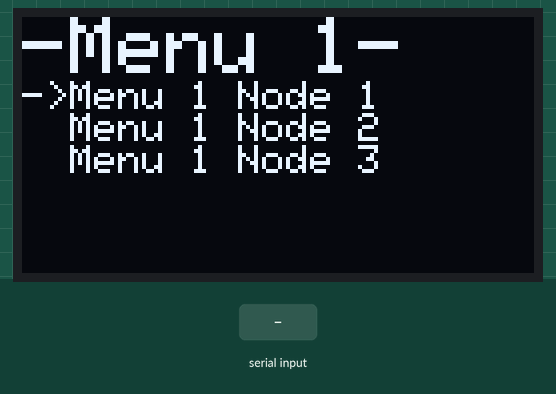
Recording of a sketch running on a simulated Arduino Uno, built with avr-gcc and run on an emulated ATmega328P. On the bench: 128×64 one-colour display. The test bench sets the inputs (shaded band).

Above: at 1.2 s.
1.3 s: "c\n" received over Serial
At 2.6 s:
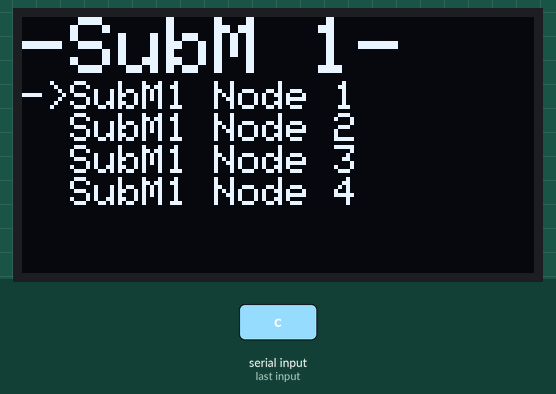
3.0 s: byte 100 ('d') received over Serial
At 3.9 s:
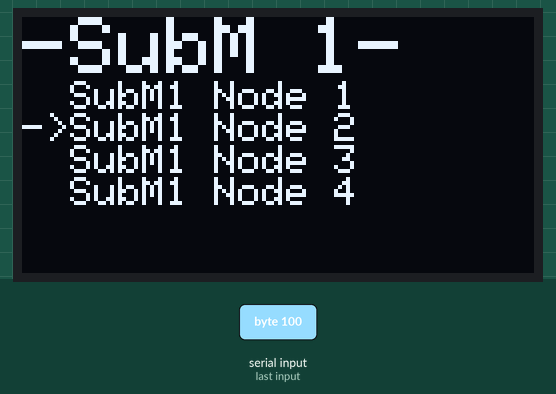
4.7 s: "d\n" received over Serial
At 6.3 s:
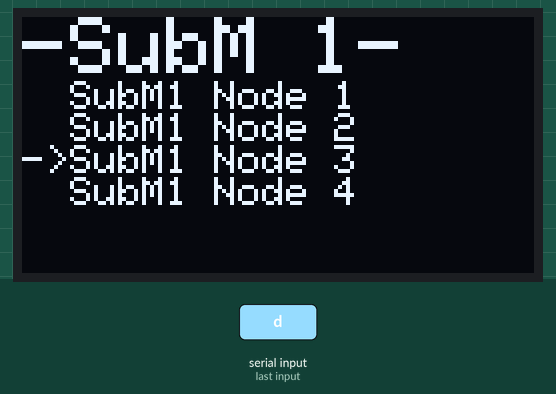
7.8 s: "b\n" received over Serial
At 8.6 s:
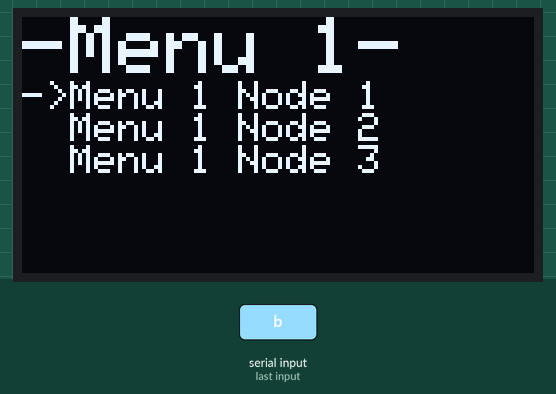
Timing chart, 0 to 10.5 s (numbered marks = the images above; inputs shaded):
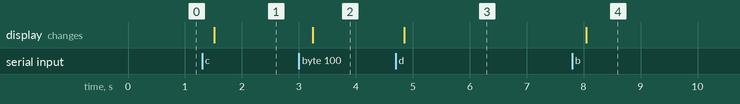

The sketch:

OLED_Menu_2.ino
```cpp
#include <Wire.h>
#include <Adafruit_SSD1306.h>
//#include <Arduino.h>

// -------------------------------------------------------------------------------------------------------------------- //
// --------------------------- /    \   / ___/  / ___/  /_  _/  / \  / /  / ___/  / ____/ ----------------------------- //
// -------------------------- / /_\ /  / __/   / __/     / /   / /\\/ /  / __/    \__ \  ------------------------------ //
// ------------------------- /_____/  /____/  /_/      /___/  /_/  \_/  /____/  /_____/ ------------------------------- //
// -------------------------------------------------------------------------------------------------------------------- //

#define MAX_CHAR        16
#define MAX_NODES       6
#define MAX_MENUS       10

#define SUB_MENU        1
#define ACT_MENU        2

#define MENU            0
#define NODE            1

#define SCREEN_WIDTH 128 // OLED display width, in pixels
#define SCREEN_HEIGHT 64 // OLED display height, in pixels

// Declaration for an SSD1306 display connected to I2C (SDA, SCL pins)
#define OLED_RESET     -1 // Reset pin # (or -1 if sharing Arduino reset pin)
Adafruit_SSD1306 display(SCREEN_WIDTH, SCREEN_HEIGHT, &Wire, OLED_RESET);


// -------------------------------------------------------------------------------------------------------------------- //
// ----------------------------- / ___/  / /     / _\      / ____/  / ____/  / ___/  / ____/ -------------------------- //
// ---------------------------- / /__   / /__   / /_\\     \__ \    \__ \   / __/    \__ \  --------------------------- //
// --------------------------- /____/  /____/  /_/   \\  /_____/  /_____/  /____/  /_____/ ---------------------------- //
// -------------------------------------------------------------------------------------------------------------------- //

// Holds each individual node name and function
class menuNode
{
// -------------------------------------------------------------------------------------------------------------------- //
// ----------------------------------------------------- PUBLIC ------------------------------------------------------- //
// -------------------------------------------------------------------------------------------------------------------- //
  public:
  char name[MAX_CHAR];

  // Tells if a node triggers an action or opens another menu
  char nodeType = 0;

  // Stores the menu that the node might call if it is configured as a submenu node
  char menuCall = 0;

  // The function pointer for the node if is configured as an action node
  void (*choose)(void);

  void config(char * namePtr, char type, void (*functPtr) (void))
  {
    this->nodeType = type;

    this->setName(namePtr);

    this->choose = functPtr;


  }

  void setName(char * namePtr)
  {
    strcpy(this->name, namePtr);
  }

  void link(char menuNum)
  {
    this->menuCall = menuNum;
  }


};


// Keeps track of the nodes in each menu and holds the information together for
// organizational purposes
class menu
{
  public:
  char name[MAX_CHAR];

  menuNode node[MAX_NODES];

  char nodeCount = 0;

  char backLink[2];

  void addNode(char * nodeName, char nodeType, void (*functPtr) (void))
  {
    node[nodeCount].config(nodeName, nodeType, functPtr);

    nodeCount++;

  }


  void setName(char * namePtr)
  {
    strcpy(this->name, namePtr);
  }

  // Displays the contents of a menu
  void build(char index)
  {
    display.clearDisplay();
    display.setTextColor(WHITE); // Draw white text
    display.setCursor(0, 0);     // Start at top-left corner


    // Display the menu title
    display.setTextSize(2);      // Normal 1:1 pixel scale
    display.write("-");
    display.write(this->name);
    display.write("-\n");


    //Serial.print("--- ");
    //Serial.print(this->name);
    //Serial.println(" ---");

    display.setTextSize(1);      // Normal 1:1 pixel scale

    for(int i = 0; i < MAX_NODES; i++)
    {
      if(this->node[i].nodeType)
      {
        // Display menu name to OLED and console
        if(i == index)
        {
          display.write("->");

          //Serial.print("->");
        }
        else
        {
          display.write("  ");

          //Serial.print("  ");
        }
        display.write(this->node[i].name);
        display.write("\n");

        //Serial.println(this->node[i].name);
      }
    }

    display.display();
  }

};

// Holds all of the menus and keeps track of user input and indexing
// also builds/displays the menus
class menuFrame
{
  public:
  // Keeps track of the up/down position on the menu
  menu menuList[MAX_MENUS];

  char choiceIndex = 0;

  char currentMenu = 0;
  char configIndex = 0;
  char nodeLinkIndex = 0;

  void build()
  {
    menuList[currentMenu].build(this->choiceIndex);
  }

  void addMenu (char * menuName, char index)
  {
    menuList[index].setName(menuName);

    configIndex = index;
  }

  void addNode(char * nodeName, char nodeType, void (*functPtr) (void))
  {
    this->menuList[configIndex].addNode(nodeName, nodeType, functPtr);

    this->nodeLinkIndex = this->menuList[configIndex].nodeCount - 1;
  }

  void linkNode(char menuNum)
  {
    // Add the menu a node directs to
    this->menuList[configIndex].node[nodeLinkIndex].link(menuNum);

    // Create a back reference to the parent node of a menu
    this->menuList[menuNum].backLink[MENU] = this->configIndex;
    this->menuList[menuNum].backLink[NODE] = this->nodeLinkIndex;
  }


  void up()
  {
    // If the index is greater than zero, decrement it (top choice is zero)
    if(choiceIndex)
    {
    this->choiceIndex--;
    }
  }

  void down()
  {
    // If the index is less than the menu size, then increment the index (last option is largest value)
    if(choiceIndex < menuList[currentMenu].nodeCount - 1)
    {
    this->choiceIndex++;
    }
  }

  void choose()
  {
    switch(this->menuList[currentMenu].node[choiceIndex].nodeType)
    {
      case SUB_MENU:
      // Change the active menu to that of the node's linked menu number
      this->currentMenu = this->menuList[currentMenu].node[choiceIndex].menuCall;
      // Reset the choice index to zero
      this->choiceIndex = 0;
      break;

      case ACT_MENU:
      // Activate the linked function for the node
      this->menuList[currentMenu].node[choiceIndex].choose();
      break;
    }
  }

  void back()
  {
    this->choiceIndex = this->menuList[currentMenu].backLink[NODE];
    this->currentMenu = this->menuList[currentMenu].backLink[MENU];
  }

};

// -------------------------------------------------------------------------------------------------------------------- //
// -------------------  / ___/  / / //  / \  / /  / ___/ /__  __/  /_  _/  / __  /  / \  / /  / ____/ ----------------- //
// ------------------  / __/   / /_//  / /\\/ /  / /__     / /      / /   / /_/ /  / /\\/ /   \__ \ ------------------- //
// -----------------  /_/     /____/  /_/  \_/  /____/    /_/     /___/  /_____/  /_/  \_/  /_____/ ------------------- //
// -------------------------------------------------------------------------------------------------------------------- //


menuFrame mainMenu;


void setup()
{
  Serial.begin(115200);


  // SSD1306_SWITCHCAPVCC = generate display voltage from 3.3V internally
  if(!display.begin(SSD1306_SWITCHCAPVCC, 0x3C)) {
    Serial.println(F("SSD1306 allocation failed"));
    for(;;); // Don't proceed, loop forever
  }

  display.cp437(true);         // Use full 256 char 'Code Page 437' font

  display.clearDisplay();


  //Main menu
  mainMenu.addMenu("Menu 1", 0);
  mainMenu.addNode("Menu 1 Node 1", SUB_MENU, NULL);
  mainMenu.linkNode(1);

  mainMenu.addNode("Menu 1 Node 2", SUB_MENU, NULL);
  mainMenu.linkNode(2);


  mainMenu.addNode("Menu 1 Node 3", SUB_MENU, NULL);
  mainMenu.linkNode(3);


  //Submenu 1
  mainMenu.addMenu("SubM 1", 1);
  mainMenu.addNode("SubM1 Node 1", ACT_MENU, &testFunct);
  mainMenu.addNode("SubM1 Node 2", ACT_MENU, &testFunct);
  mainMenu.addNode("SubM1 Node 3", ACT_MENU, &testFunct);
  mainMenu.addNode("SubM1 Node 4", ACT_MENU, &testFunct);

  //Submenu 2
  mainMenu.addMenu("SubM 2", 2);
  mainMenu.addNode("SubM2 Node 1", ACT_MENU, &testFunct);
  mainMenu.addNode("SubM2 Node 2", ACT_MENU, &testFunct);
  mainMenu.addNode("SubM2 Node 3", ACT_MENU, &testFunct);
  mainMenu.addNode("SubM2 Node 4", ACT_MENU, &testFunct);
  mainMenu.addNode("SubM2 Node 5", ACT_MENU, &testFunct);

  //Submenu 3
  mainMenu.addMenu("SubM 3", 3);
  mainMenu.addNode("SubM3 Node 1", ACT_MENU, &testFunct);
  mainMenu.addNode("SubM3 Node 2", ACT_MENU, &testFunct);
  mainMenu.addNode("SubM3 Node 3", ACT_MENU, &testFunct);
  mainMenu.addNode("SubM3 Node 4", ACT_MENU, &testFunct);
  mainMenu.addNode("SubM3 Node 5", ACT_MENU, &testFunct);
  mainMenu.addNode("SubM3 Node 6", ACT_MENU, &testFunct);


}

void loop()
{
  mainMenu.build();

  if(Serial.available())
  {
    switch(Serial.read())
    {
      case 'u':
        mainMenu.up();
      break;

      case 'd':
        mainMenu.down();
      break;

      case 'c':
        mainMenu.choose();
      break;

      case 'b':
      //Need to backlink nodes to menus with another variable "linkedNode"
        mainMenu.back();
      break;

      default:

      break;
    }
  }


  delay(100);

}

void testFunct()
{
  Serial.println("Function successfully called");
}
```

Measured:
- after the input at 1.3 s, the display: changes after 0.22 s (image 1)
- after the input at 3.0 s, the display: changes after 0.25 s (image 2)
- after the input at 4.7 s, the display: changes after 0.15 s (image 3)
- after the input at 7.8 s, the display: changes after 0.24 s (image 4)
